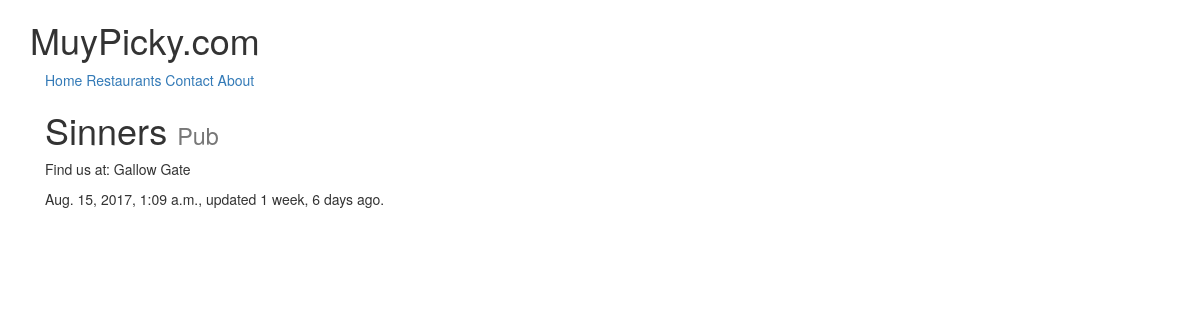
/restaurants/sinners/, run on the app's committed database.
### restaurants/models.py (models this page shows, shortened)
class RestaurantLocation(models.Model):
    name        = models.CharField(max_length=120)
    location    = models.CharField(max_length=120, null=True, blank=True)
    category    = models.CharField(max_length=120, null=True, blank=True)
    timestamp   = models.DateTimeField(auto_now=True)
    updated     = models.DateTimeField(auto_now_add=True)
    slug        = models.SlugField(null=True, blank=True)
    @property
    def title(self):
        return self.name

### restaurants/views.py (the view)
# urls.py: url(r'^restaurants/(?P<slug>[\w-]+)/$',RestaurantDetailView.as_view()),
class RestaurantDetailView(DetailView):
    queryset = RestaurantLocation.objects.all()
    """
    def get_context_data(self, *args, **kwargs):

        print(self.kwargs)
        context     = super(RestaurantDetailView,self).get_context_data(*args, **kwargs)
        print(context)
        return context


    def get_object(self, *args, **kwargs):
        rest_id = self.kwargs.get('rest_id')
        obj     = get_object_or_404(RestaurantLocation, id = rest_id)
        return obj
    """

### templates/restaurants/restaurantlocation_detail.html (shortened to what this page needs)
{% extends 'base.html' %}
{% block content %}
<div class="container">
    <h1>{{object.title}} <small>{{object.category}}</small> </h1>
    <p>Find us at: {{object.location}}</p>
    <p>{{object.timestamp}}, updated {{ object.updated|timesince }} ago.</p>
</div>
{% endblock content%}

### data on the page
RestaurantLocation: title "Sinners", category "Pub", location "Gallow Gate", timestamp "Aug. 15, 2017, 1:09 a.m.", updated "1 week, 6 days"
